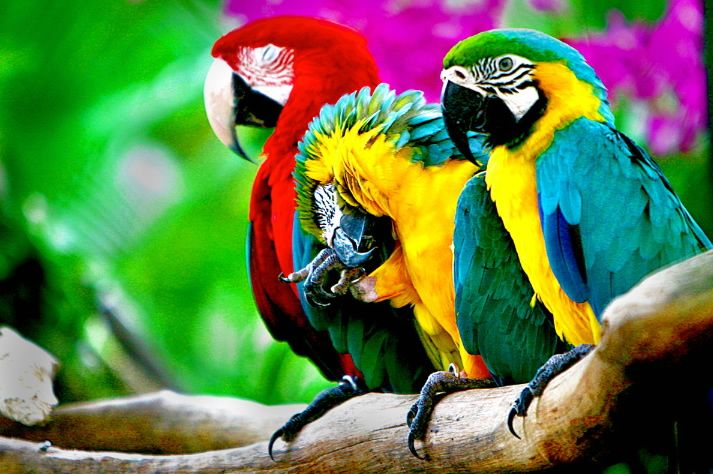
#> input picture 14_parrot/parrots.jpg, 713 x 474 px
$ jupyter execute parrots.ipynb   (shell and % lines are left out)
#> lines starting #> are read from the running program, lines starting #| are printed output that depends on the picture
[cell 1]
from skimage.io import imread
from skimage import img_as_float, metrics
from sklearn.cluster import KMeans
import numpy as np
import matplotlib.pyplot as plt
import cv2

[cell 2]
# Шаг 1: Загрузка изображения
image = imread('parrots.jpg')
#> image is the input picture: shape (474, 713, 3); mean R, G, B 96.8, 122.9, 72.5
image = img_as_float(image)

[cell 3]
# Шаг 2: Создание матрицы объекты-признаки
w, h, d = image.shape
#> w = 474; h = 713; d = 3
features = np.reshape(image, (w * h, d))

[cell 4]
# Шаг 3: Запуск алгоритма K-Means
kmeans = KMeans(init='k-means++', n_clusters=20, random_state=241)
kmeans.fit(features)

labels = kmeans.predict(features)
centers = kmeans.cluster_centers_

mean_colors = np.array([centers[label] for label in labels])
mean_image = np.reshape(mean_colors, (w, h, d))
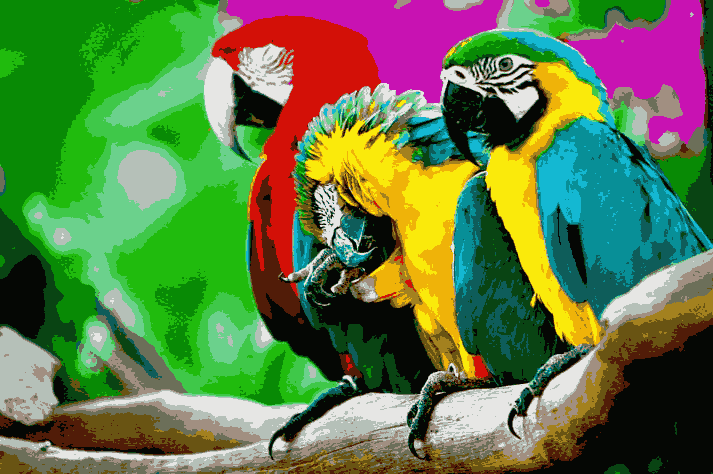
#> mean_image: shape (474, 713, 3) float64; mean of channels 0, 1, 2 0.38, 0.482, 0.284; drawn as R, G, B

median_colors = np.array([np.median(features[labels == i], axis=0) for i in range(20)])
#> median_colors = 20 rows, first 8: [0.412, 0.322, 0.0549], [0.714, 0.753, 0.725], [0.996, 0.922, 0.0157], [0.118, 0.737, 0.0275], [0.0157, 0.271, 0.0588], [0.0392, 0.71, 0.82], [0.792, 0.0118, 0.71], [0.62, 0.573, 0.51]
median_image = np.reshape(median_colors[labels], (w, h, d))

[cell 5]
# Шаг 4: Измерение качества
def psnr_calculate(image1, image2):
    if image1 is None or image2 is None:
        print("Failed to load one or both images.")
        return None

    psnr = metrics.peak_signal_noise_ratio(image1, image2)
#> psnr = 22.72

    return psnr

psnr_mean = psnr_calculate(image, mean_image)
#> psnr_mean = 22.72
psnr_median = psnr_calculate(image, median_image)
#> psnr_median = 22.52

print(f"PSNR среднее: {psnr_mean:.2f}")
#| PSNR среднее: 22.72
print(f"PSNR медианное: {psnr_median:.2f}")
#| PSNR медианное: 22.52

[cell 6]
# Шаг 5: Минимальное количество кластеров
min_clusters = 0
for n_clusters in range(1, 21):
    kmeans = KMeans(init='k-means++', n_clusters=n_clusters, random_state=241)
    kmeans.fit(features)
    labels = kmeans.predict(features)
    mean_colors = np.array([np.mean(features[labels == i], axis=0) for i in range(n_clusters)])
    clustered_image = np.reshape(mean_colors[labels], (w, h, d))
    psnr = psnr_calculate(image, clustered_image)
    if psnr > 20:
        min_clusters = n_clusters
        break
#> this loop made 11 passes
#> psnr on passes 3 to 11: 13.17, 14.32, 15.09, 16.57, 17.67, 18.38, 19.14, 19.54, 20.08
#> (mean_colors, psnr) on passes 1 to 2: ([[0.38, 0.482, 0.284]], 9.84), ([[0.128, 0.39, 0.136], [0.72, 0.607, 0.486]], 12.11)
#> pass 1, `clustered_image = np.reshape(mean_colors[labels], (w, h, d))`:
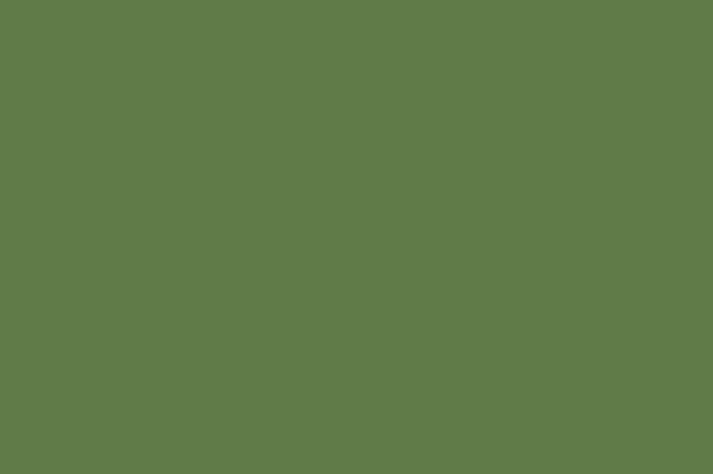
#> clustered_image: shape (474, 713, 3) float64; mean of channels 0, 1, 2 0.38, 0.482, 0.284; drawn as R, G, B
#> pass 2, `clustered_image = np.reshape(mean_colors[labels], (w, h, d))`:
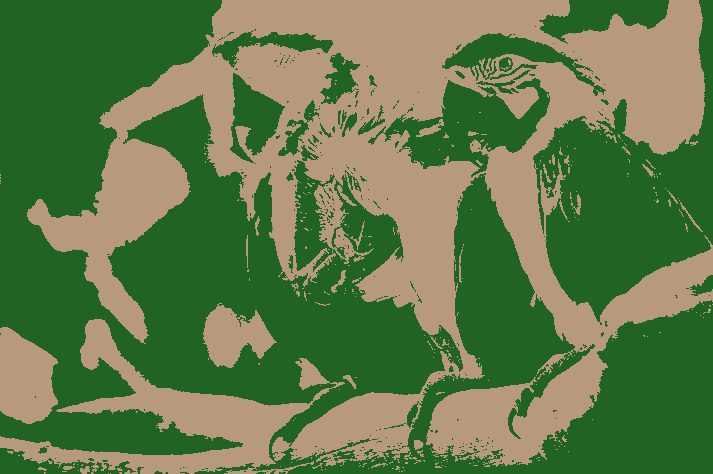
#> clustered_image: shape (474, 713, 3) float64; mean of channels 0, 1, 2 0.38, 0.482, 0.284; drawn as R, G, B
#> pass 3, `clustered_image = np.reshape(mean_colors[labels], (w, h, d))`:
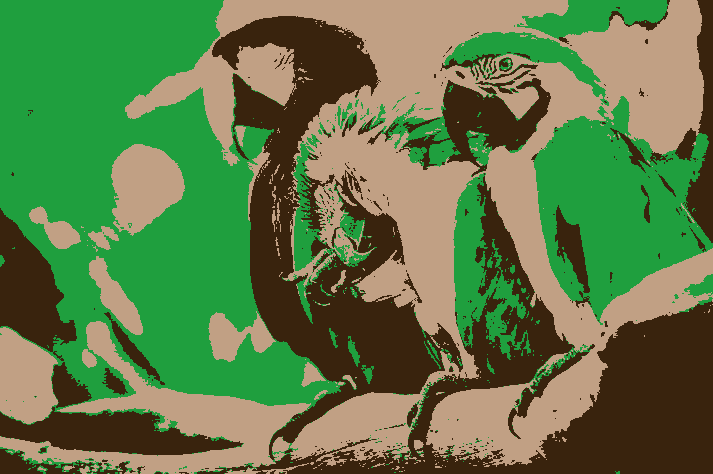
#> clustered_image: shape (474, 713, 3) float64; mean of channels 0, 1, 2 0.38, 0.482, 0.284; drawn as R, G, B

print(f"Минимальное количество кластеров при PSNR > 20: {min_clusters}")

[cell 7]
plt.figure(figsize=(10, 5))

plt.subplot(1, 3, 1)
plt.imshow(image)
plt.title("Оригинал")

plt.subplot(1, 3, 2)
plt.imshow(mean_image)
plt.title("Среднее")

plt.subplot(1, 3, 3)
plt.imshow(median_image)
plt.title("Медианное")

plt.show()
